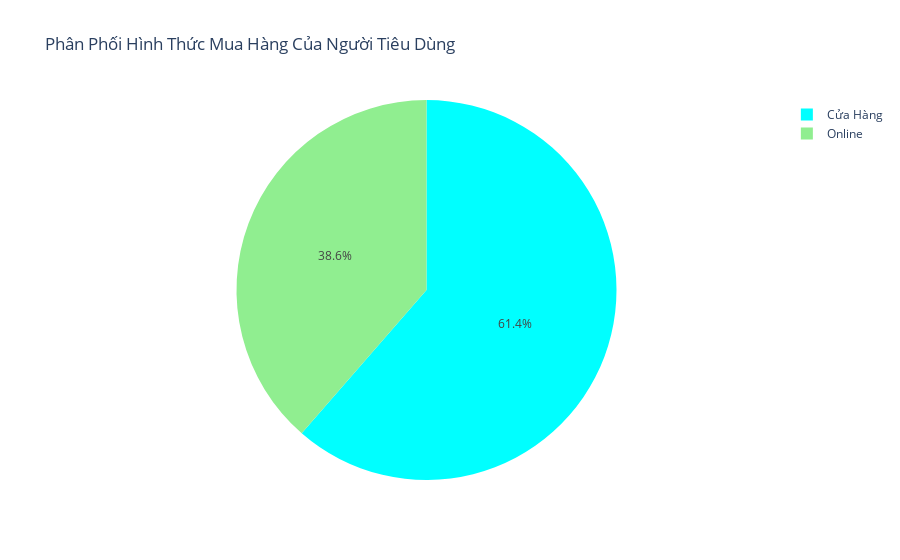

This figure's notebook cell:
### Code cell
#Quetions 1: Người Tiêu dùng thích mua dày giép bằng hình thức online hay là đến tận cữa hàng ?

Q1 = df['Onlineline/Cửa Hàng'].value_counts()
print(Q1)
print("-----------------------------------------------------------------------------")
print("Số lượng người tiêu dùng mua hàng trực tiếp tại cửa hàng: ", Q1.values[0])
print("Số lượng người tiêu dùng mua hàng bằng hình thức Online: ", Q1.values[1])
print("-----------------------------------------------------------------------------")
colors = ['aqua','lightgreen']
label = Q1.index
size = Q1.values
trace = go.Pie(labels=label, 
               values=size, 
               marker=dict(colors=colors))
data = [trace]
layout = go.Layout(title='Phân Phối Hình Thức Mua Hàng Của Người Tiêu Dùng')

fig = go.Figure(data=data, layout=layout)
py.iplot(fig)

### Figure 1 — Plotly figure (JSON) as saved in the notebook; plotly's stock layout.template omitted (floating-point values rounded to 4 significant figures)
{"data": [{"labels": ["Cửa Hàng", "Online"], "marker": {"colors": ["aqua", "lightgreen"]}, "type": "pie", "values": [463, 291]}], "layout": {"title": {"text": "Phân Phối Hình Thức Mua Hàng Của Người Tiêu Dùng"}}}
